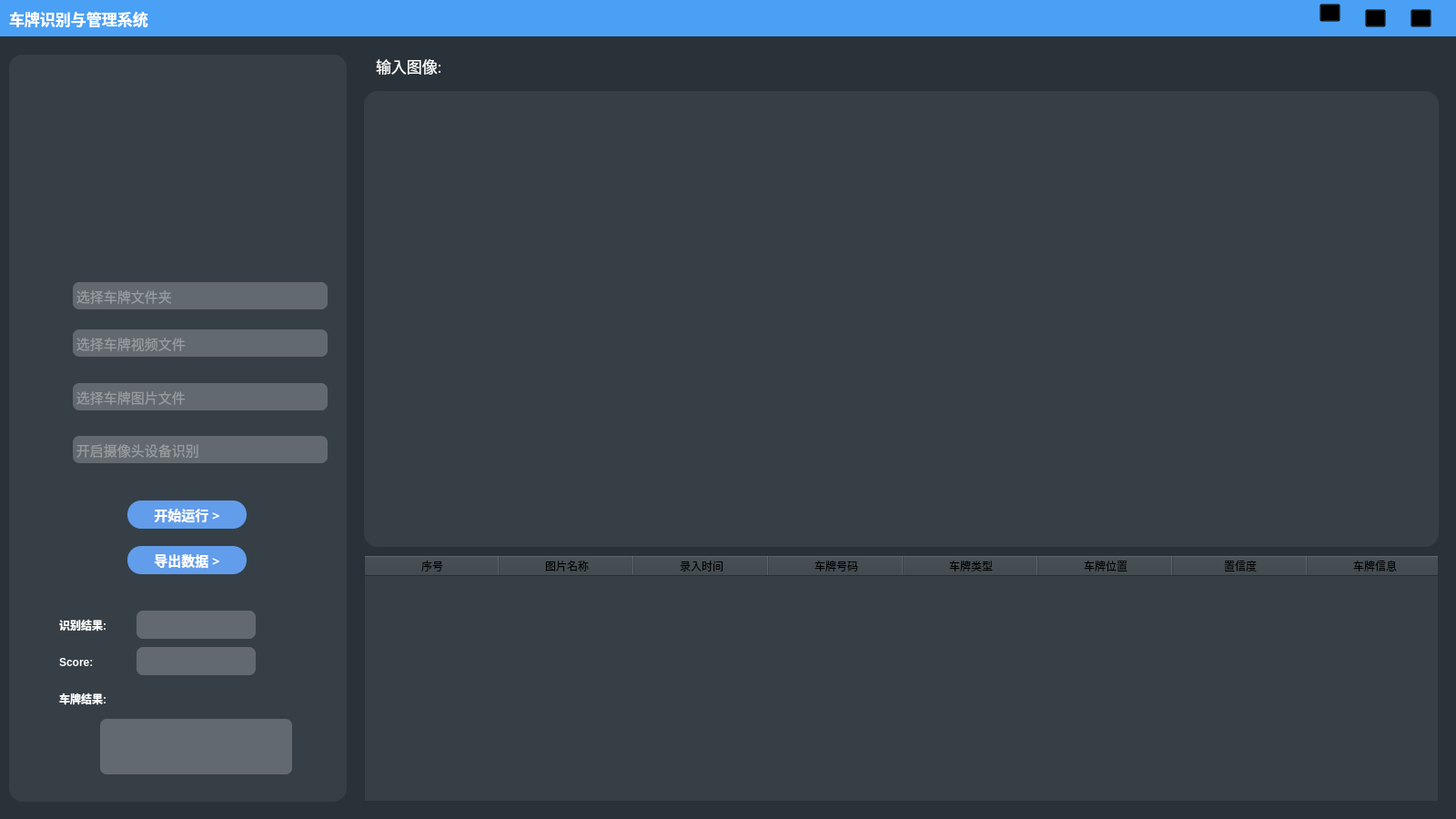
<?xml version="1.0" encoding="UTF-8"?>
<ui version="4.0">
 <class>MainWindow</class>
 <widget class="QMainWindow" name="MainWindow">
  <property name="windowModality">
   <enum>Qt::NonModal</enum>
  </property>
  <property name="enabled">
   <bool>true</bool>
  </property>
  <property name="geometry">
   <rect>
    <x>0</x>
    <y>0</y>
    <width>1600</width>
    <height>900</height>
   </rect>
  </property>
  <property name="font">
   <font>
    <family>仿宋</family>
   </font>
  </property>
  <property name="contextMenuPolicy">
   <enum>Qt::DefaultContextMenu</enum>
  </property>
  <property name="windowTitle">
   <string>MainWindow</string>
  </property>
  <property name="autoFillBackground">
   <bool>false</bool>
  </property>
  <property name="styleSheet">
   <string notr="true">background-color: rgb(41, 50, 57);</string>
  </property>
  <property name="locale">
   <locale language="Chinese" country="China"/>
  </property>
  <property name="setWindowFlags" stdset="0">
   <string>QtCore.Qt.FramelessWindowHint</string>
  </property>
  <property name="setAttribute" stdset="0">
   <string>QtCore.Qt.WA_TranslucentBackground</string>
  </property>
  <widget class="QWidget" name="centralwidget">
   <property name="font">
    <font>
     <family>黑体</family>
    </font>
   </property>
   <widget class="QFrame" name="frame_menu">
    <property name="geometry">
     <rect>
      <x>10</x>
      <y>60</y>
      <width>371</width>
      <height>821</height>
     </rect>
    </property>
    <property name="mouseTracking">
     <bool>false</bool>
    </property>
    <property name="styleSheet">
     <string notr="true">background-color: rgb(54, 63, 70);
border-radius: 15px;</string>
    </property>
    <property name="frameShape">
     <enum>QFrame::StyledPanel</enum>
    </property>
    <property name="frameShadow">
     <enum>QFrame::Raised</enum>
    </property>
    <widget class="QPushButton" name="pushButton_start">
     <property name="geometry">
      <rect>
       <x>130</x>
       <y>490</y>
       <width>131</width>
       <height>31</height>
      </rect>
     </property>
     <property name="font">
      <font>
       <family>黑体</family>
       <pointsize>11</pointsize>
       <weight>75</weight>
       <bold>true</bold>
      </font>
     </property>
     <property name="styleSheet">
      <string notr="true">background-color: rgb(98, 157, 235);

border-radius: 15px;

color: rgb(255, 255, 255);</string>
     </property>
     <property name="text">
      <string>开始运行 &gt;</string>
     </property>
    </widget>
    <widget class="QPushButton" name="pushButton_export">
     <property name="geometry">
      <rect>
       <x>130</x>
       <y>540</y>
       <width>131</width>
       <height>31</height>
      </rect>
     </property>
     <property name="font">
      <font>
       <family>黑体</family>
       <pointsize>11</pointsize>
       <weight>75</weight>
       <bold>true</bold>
      </font>
     </property>
     <property name="styleSheet">
      <string notr="true">background-color: rgb(98, 157, 235);

border-radius: 15px;

color: rgb(255, 255, 255);</string>
     </property>
     <property name="text">
      <string>导出数据 &gt;</string>
     </property>
    </widget>
    <widget class="QLabel" name="label_10">
     <property name="geometry">
      <rect>
       <x>0</x>
       <y>10</y>
       <width>371</width>
       <height>201</height>
      </rect>
     </property>
     <property name="text">
      <string/>
     </property>
     <property name="pixmap">
      <pixmap>icon/icon.png</pixmap>
     </property>
     <property name="alignment">
      <set>Qt::AlignCenter</set>
     </property>
    </widget>
    <widget class="QLabel" name="label_26">
     <property name="geometry">
      <rect>
       <x>100</x>
       <y>730</y>
       <width>211</width>
       <height>61</height>
      </rect>
     </property>
     <property name="font">
      <font>
       <family>黑体</family>
       <pointsize>14</pointsize>
       <weight>50</weight>
       <bold>false</bold>
      </font>
     </property>
     <property name="toolTipDuration">
      <number>-1</number>
     </property>
     <property name="styleSheet">
      <string notr="true">background-color: rgb(98, 105, 111);

border-radius: 7px;

color: rgb(151, 155, 158);</string>
     </property>
     <property name="text">
      <string/>
     </property>
     <property name="textFormat">
      <enum>Qt::AutoText</enum>
     </property>
    </widget>
    <widget class="QPushButton" name="pushButton_dir">
     <property name="geometry">
      <rect>
       <x>18</x>
       <y>240</y>
       <width>45</width>
       <height>45</height>
      </rect>
     </property>
     <property name="styleSheet">
      <string notr="true">QPushButton:hover { background-color: rgb(98, 105, 111); }</string>
     </property>
     <property name="text">
      <string/>
     </property>
     <property name="icon">
      <iconset>
       <normaloff>icon/dir.png</normaloff>icon/dir.png</iconset>
     </property>
     <property name="iconSize">
      <size>
       <width>40</width>
       <height>27</height>
      </size>
     </property>
    </widget>
    <widget class="QPushButton" name="pushButton_video">
     <property name="geometry">
      <rect>
       <x>18</x>
       <y>293</y>
       <width>45</width>
       <height>45</height>
      </rect>
     </property>
     <property name="styleSheet">
      <string notr="true">QPushButton:hover { background-color: rgb(98, 105, 111); }</string>
     </property>
     <property name="text">
      <string/>
     </property>
     <property name="icon">
      <iconset>
       <normaloff>icon/video.png</normaloff>icon/video.png</iconset>
     </property>
     <property name="iconSize">
      <size>
       <width>40</width>
       <height>27</height>
      </size>
     </property>
    </widget>
    <widget class="QPushButton" name="pushButton_img">
     <property name="geometry">
      <rect>
       <x>18</x>
       <y>355</y>
       <width>45</width>
       <height>45</height>
      </rect>
     </property>
     <property name="styleSheet">
      <string notr="true">QPushButton:hover { background-color: rgb(98, 105, 111); }</string>
     </property>
     <property name="text">
      <string/>
     </property>
     <property name="icon">
      <iconset>
       <normaloff>icon/dirs.png</normaloff>icon/dirs.png</iconset>
     </property>
     <property name="iconSize">
      <size>
       <width>40</width>
       <height>27</height>
      </size>
     </property>
    </widget>
    <widget class="QPushButton" name="pushButton_cam">
     <property name="geometry">
      <rect>
       <x>18</x>
       <y>411</y>
       <width>45</width>
       <height>45</height>
      </rect>
     </property>
     <property name="sizePolicy">
      <sizepolicy hsizetype="Fixed" vsizetype="Fixed">
       <horstretch>0</horstretch>
       <verstretch>0</verstretch>
      </sizepolicy>
     </property>
     <property name="cursor">
      <cursorShape>ArrowCursor</cursorShape>
     </property>
     <property name="styleSheet">
      <string notr="true">QPushButton:hover { background-color: rgb(98, 105, 111); }</string>
     </property>
     <property name="text">
      <string/>
     </property>
     <property name="icon">
      <iconset>
       <normaloff>icon/cam.png</normaloff>icon/cam.png</iconset>
     </property>
     <property name="iconSize">
      <size>
       <width>40</width>
       <height>27</height>
      </size>
     </property>
     <property name="checkable">
      <bool>false</bool>
     </property>
     <property name="autoRepeat">
      <bool>false</bool>
     </property>
     <property name="autoRepeatDelay">
      <number>300</number>
     </property>
    </widget>
    <widget class="QLabel" name="label">
     <property name="geometry">
      <rect>
       <x>70</x>
       <y>250</y>
       <width>280</width>
       <height>30</height>
      </rect>
     </property>
     <property name="sizePolicy">
      <sizepolicy hsizetype="Fixed" vsizetype="Fixed">
       <horstretch>0</horstretch>
       <verstretch>0</verstretch>
      </sizepolicy>
     </property>
     <property name="font">
      <font>
       <family>黑体</family>
       <pointsize>11</pointsize>
       <weight>50</weight>
       <bold>false</bold>
      </font>
     </property>
     <property name="toolTipDuration">
      <number>-1</number>
     </property>
     <property name="styleSheet">
      <string notr="true">background-color: rgb(98, 105, 111);

border-radius: 7px;

color: rgb(151, 155, 158);</string>
     </property>
     <property name="text">
      <string> 选择车牌文件夹</string>
     </property>
     <property name="textFormat">
      <enum>Qt::AutoText</enum>
     </property>
     <property name="margin">
      <number>-2</number>
     </property>
    </widget>
    <widget class="QLabel" name="label_3">
     <property name="geometry">
      <rect>
       <x>70</x>
       <y>361</y>
       <width>280</width>
       <height>30</height>
      </rect>
     </property>
     <property name="font">
      <font>
       <family>黑体</family>
       <pointsize>11</pointsize>
       <weight>50</weight>
       <bold>false</bold>
      </font>
     </property>
     <property name="toolTipDuration">
      <number>-1</number>
     </property>
     <property name="styleSheet">
      <string notr="true">background-color: rgb(98, 105, 111);

border-radius: 7px;

color: rgb(151, 155, 158);</string>
     </property>
     <property name="text">
      <string> 选择车牌图片文件</string>
     </property>
     <property name="textFormat">
      <enum>Qt::AutoText</enum>
     </property>
    </widget>
    <widget class="QLabel" name="label_2">
     <property name="geometry">
      <rect>
       <x>70</x>
       <y>302</y>
       <width>280</width>
       <height>30</height>
      </rect>
     </property>
     <property name="font">
      <font>
       <family>黑体</family>
       <pointsize>11</pointsize>
       <weight>50</weight>
       <bold>false</bold>
      </font>
     </property>
     <property name="toolTipDuration">
      <number>-1</number>
     </property>
     <property name="styleSheet">
      <string notr="true">background-color: rgb(98, 105, 111);

border-radius: 7px;

color: rgb(151, 155, 158);</string>
     </property>
     <property name="text">
      <string> 选择车牌视频文件</string>
     </property>
     <property name="textFormat">
      <enum>Qt::AutoText</enum>
     </property>
    </widget>
    <widget class="QLabel" name="label_4">
     <property name="geometry">
      <rect>
       <x>70</x>
       <y>419</y>
       <width>280</width>
       <height>30</height>
      </rect>
     </property>
     <property name="sizePolicy">
      <sizepolicy hsizetype="Fixed" vsizetype="Fixed">
       <horstretch>0</horstretch>
       <verstretch>0</verstretch>
      </sizepolicy>
     </property>
     <property name="font">
      <font>
       <family>黑体</family>
       <pointsize>11</pointsize>
       <weight>50</weight>
       <bold>false</bold>
      </font>
     </property>
     <property name="toolTipDuration">
      <number>-1</number>
     </property>
     <property name="styleSheet">
      <string notr="true">background-color: rgb(98, 105, 111);

border-radius: 7px;

color: rgb(151, 155, 158);</string>
     </property>
     <property name="text">
      <string> 开启摄像头设备识别</string>
     </property>
     <property name="textFormat">
      <enum>Qt::AutoText</enum>
     </property>
    </widget>
    <widget class="QLabel" name="label_result">
     <property name="geometry">
      <rect>
       <x>140</x>
       <y>611</y>
       <width>131</width>
       <height>31</height>
      </rect>
     </property>
     <property name="font">
      <font>
       <weight>75</weight>
       <bold>true</bold>
      </font>
     </property>
     <property name="styleSheet">
      <string notr="true">background-color: rgb(98, 105, 111);

border-radius: 7px;

color: rgb(151, 155, 158);</string>
     </property>
     <property name="text">
      <string/>
     </property>
    </widget>
    <widget class="QLabel" name="label_score">
     <property name="geometry">
      <rect>
       <x>140</x>
       <y>651</y>
       <width>131</width>
       <height>31</height>
      </rect>
     </property>
     <property name="font">
      <font>
       <weight>75</weight>
       <bold>true</bold>
      </font>
     </property>
     <property name="styleSheet">
      <string notr="true">background-color: rgb(98, 105, 111);

border-radius: 7px;

color: rgb(151, 155, 158);</string>
     </property>
     <property name="text">
      <string/>
     </property>
    </widget>
    <widget class="QLabel" name="label_23">
     <property name="geometry">
      <rect>
       <x>55</x>
       <y>660</y>
       <width>71</width>
       <height>16</height>
      </rect>
     </property>
     <property name="font">
      <font>
       <weight>75</weight>
       <bold>true</bold>
      </font>
     </property>
     <property name="styleSheet">
      <string notr="true">color: rgb(255, 255, 255);</string>
     </property>
     <property name="text">
      <string>Score:</string>
     </property>
    </widget>
    <widget class="QLabel" name="label_21">
     <property name="geometry">
      <rect>
       <x>55</x>
       <y>619</y>
       <width>71</width>
       <height>16</height>
      </rect>
     </property>
     <property name="font">
      <font>
       <weight>75</weight>
       <bold>true</bold>
      </font>
     </property>
     <property name="styleSheet">
      <string notr="true">color: rgb(255, 255, 255);</string>
     </property>
     <property name="text">
      <string>识别结果:</string>
     </property>
    </widget>
    <widget class="QLabel" name="label_25">
     <property name="geometry">
      <rect>
       <x>55</x>
       <y>700</y>
       <width>71</width>
       <height>16</height>
      </rect>
     </property>
     <property name="font">
      <font>
       <weight>75</weight>
       <bold>true</bold>
      </font>
     </property>
     <property name="styleSheet">
      <string notr="true">color: rgb(255, 255, 255);</string>
     </property>
     <property name="text">
      <string>车牌结果:</string>
     </property>
    </widget>
    <widget class="QLabel" name="label_20">
     <property name="geometry">
      <rect>
       <x>22</x>
       <y>613</y>
       <width>22</width>
       <height>26</height>
      </rect>
     </property>
     <property name="text">
      <string/>
     </property>
     <property name="pixmap">
      <pixmap>icon/res.png</pixmap>
     </property>
    </widget>
    <widget class="QLabel" name="label_22">
     <property name="geometry">
      <rect>
       <x>20</x>
       <y>657</y>
       <width>25</width>
       <height>25</height>
      </rect>
     </property>
     <property name="text">
      <string/>
     </property>
     <property name="pixmap">
      <pixmap>icon/score.png</pixmap>
     </property>
    </widget>
    <widget class="QLabel" name="label_24">
     <property name="geometry">
      <rect>
       <x>22</x>
       <y>701</y>
       <width>25</width>
       <height>16</height>
      </rect>
     </property>
     <property name="text">
      <string/>
     </property>
     <property name="pixmap">
      <pixmap>icon/loc.png</pixmap>
     </property>
    </widget>
   </widget>
   <widget class="QTableWidget" name="tableWidget_info">
    <property name="geometry">
     <rect>
      <x>400</x>
      <y>610</y>
      <width>1181</width>
      <height>271</height>
     </rect>
    </property>
    <property name="font">
     <font>
      <family>黑体</family>
     </font>
    </property>
    <property name="styleSheet">
     <string notr="true">background-color: rgb(54, 63, 70);</string>
    </property>
    <property name="lineWidth">
     <number>0</number>
    </property>
    <property name="verticalScrollBarPolicy">
     <enum>Qt::ScrollBarAlwaysOff</enum>
    </property>
    <property name="horizontalScrollBarPolicy">
     <enum>Qt::ScrollBarAlwaysOff</enum>
    </property>
    <property name="columnCount">
     <number>16</number>
    </property>
    <attribute name="horizontalHeaderCascadingSectionResizes">
     <bool>false</bool>
    </attribute>
    <attribute name="horizontalHeaderMinimumSectionSize">
     <number>30</number>
    </attribute>
    <attribute name="horizontalHeaderDefaultSectionSize">
     <number>148</number>
    </attribute>
    <column>
     <property name="text">
      <string>序号</string>
     </property>
    </column>
    <column>
     <property name="text">
      <string>图片名称</string>
     </property>
    </column>
    <column>
     <property name="text">
      <string>录入时间</string>
     </property>
    </column>
    <column>
     <property name="text">
      <string>车牌号码</string>
     </property>
    </column>
    <column>
     <property name="text">
      <string>车牌类型</string>
     </property>
    </column>
    <column>
     <property name="text">
      <string>车牌位置</string>
     </property>
    </column>
    <column>
     <property name="text">
      <string>置信度</string>
     </property>
    </column>
    <column>
     <property name="text">
      <string>车牌信息</string>
     </property>
    </column>
    <column/>
    <column/>
    <column/>
    <column/>
    <column/>
    <column/>
    <column/>
    <column/>
   </widget>
   <widget class="QLabel" name="label_15">
    <property name="geometry">
     <rect>
      <x>0</x>
      <y>0</y>
      <width>1601</width>
      <height>40</height>
     </rect>
    </property>
    <property name="styleSheet">
     <string notr="true">background-color: rgb(74, 160, 245);</string>
    </property>
    <property name="text">
     <string/>
    </property>
   </widget>
   <widget class="QLabel" name="label_img">
    <property name="geometry">
     <rect>
      <x>400</x>
      <y>100</y>
      <width>1181</width>
      <height>501</height>
     </rect>
    </property>
    <property name="styleSheet">
     <string notr="true">background-color: rgb(54, 63, 70);
border-radius: 15px;</string>
    </property>
    <property name="text">
     <string/>
    </property>
    <property name="pixmap">
     <pixmap>icon/zhutu2.png</pixmap>
    </property>
    <property name="alignment">
     <set>Qt::AlignCenter</set>
    </property>
   </widget>
   <widget class="QWidget" name="layoutWidget">
    <property name="geometry">
     <rect>
      <x>400</x>
      <y>60</y>
      <width>115</width>
      <height>27</height>
     </rect>
    </property>
    <layout class="QHBoxLayout" name="horizontalLayout">
     <property name="sizeConstraint">
      <enum>QLayout::SetFixedSize</enum>
     </property>
     <item>
      <widget class="QLabel" name="label_19">
       <property name="text">
        <string/>
       </property>
       <property name="pixmap">
        <pixmap>icon/img.png</pixmap>
       </property>
      </widget>
     </item>
     <item>
      <widget class="QLabel" name="label_5">
       <property name="font">
        <font>
         <family>黑体</family>
         <pointsize>13</pointsize>
        </font>
       </property>
       <property name="styleSheet">
        <string notr="true">color: rgb(255, 255, 255);</string>
       </property>
       <property name="text">
        <string>输入图像:</string>
       </property>
      </widget>
     </item>
    </layout>
   </widget>
   <widget class="QLabel" name="label_11">
    <property name="geometry">
     <rect>
      <x>10</x>
      <y>0</y>
      <width>521</width>
      <height>41</height>
     </rect>
    </property>
    <property name="font">
     <font>
      <family>Arial Black</family>
      <pointsize>13</pointsize>
      <weight>75</weight>
      <bold>true</bold>
      <kerning>true</kerning>
     </font>
    </property>
    <property name="styleSheet">
     <string notr="true">background: transparent;
color: rgb(255, 255, 255);</string>
    </property>
    <property name="text">
     <string>车牌识别与管理系统</string>
    </property>
   </widget>
   <widget class="QToolButton" name="toolButton_exit">
    <property name="geometry">
     <rect>
      <x>1550</x>
      <y>10</y>
      <width>23</width>
      <height>20</height>
     </rect>
    </property>
    <property name="styleSheet">
     <string notr="true">background: transparent</string>
    </property>
    <property name="text">
     <string>...</string>
    </property>
    <property name="icon">
     <iconset>
      <normaloff>icon/cha.png</normaloff>icon/cha.png</iconset>
    </property>
   </widget>
   <widget class="QToolButton" name="toolButton_2">
    <property name="geometry">
     <rect>
      <x>1500</x>
      <y>10</y>
      <width>23</width>
      <height>20</height>
     </rect>
    </property>
    <property name="styleSheet">
     <string notr="true">background: transparent</string>
    </property>
    <property name="text">
     <string>...</string>
    </property>
    <property name="icon">
     <iconset>
      <normaloff>icon/fangda.png</normaloff>icon/fangda.png</iconset>
    </property>
   </widget>
   <widget class="QToolButton" name="toolButton_3">
    <property name="geometry">
     <rect>
      <x>1450</x>
      <y>4</y>
      <width>23</width>
      <height>20</height>
     </rect>
    </property>
    <property name="styleSheet">
     <string notr="true">background: transparent</string>
    </property>
    <property name="text">
     <string>...</string>
    </property>
    <property name="icon">
     <iconset>
      <normaloff>icon/heng.png</normaloff>icon/heng.png</iconset>
    </property>
   </widget>
  </widget>
 </widget>
 <resources/>
 <connections/>
</ui>
